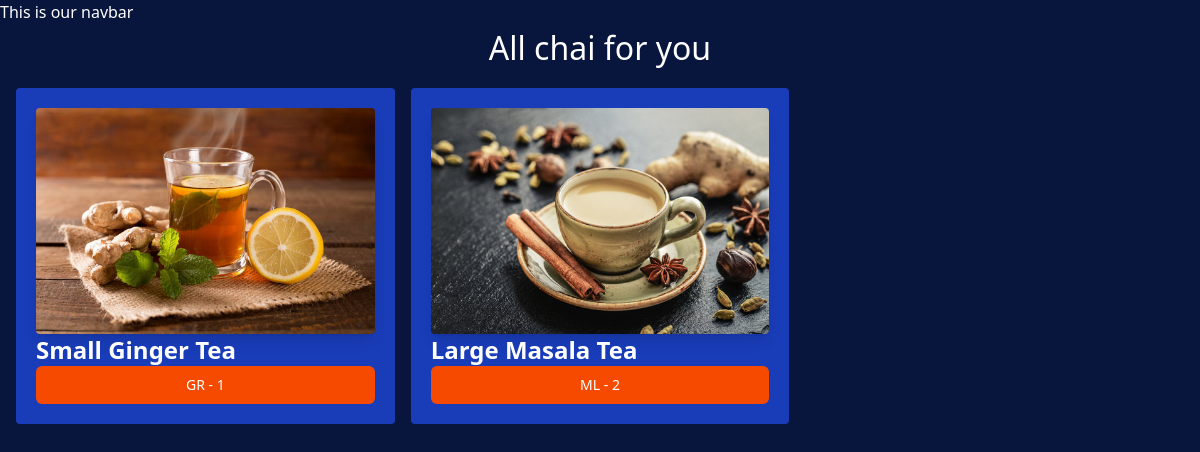
Page /chai/ on the earlier database version.
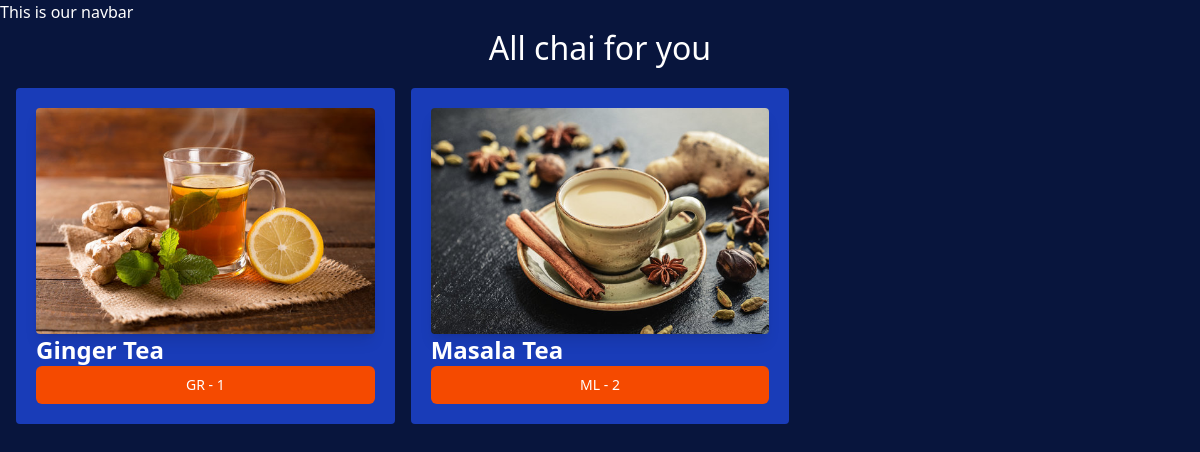
Same page on the later database version.
### chai/models.py (models this page shows, shortened)
class ChaiVariety(models.Model):
    CHAI_TYPE_CHOICE = [
        ('ML', 'MASALA'),
        ('GR', 'GINGER'),
        ('KL', 'KIWI'),
        ('PL', 'PLAIN'),
        ('EL', 'ELACHI'),
    ]
    name = models.CharField(max_length=100)
    image = models.ImageField(upload_to='chais/')
    date_added = models.DateTimeField(default=timezone.now)
    type = models.CharField(max_length=2, choices=CHAI_TYPE_CHOICE)
    description = models.TextField(default='')

### chai/views.py (the view)
# urls.py: path('', views.all_chai, name='all_chai'),
def all_chai(request):
    chais = ChaiVariety.objects.all()
    return render(request, 'chai/all_chai.html', {'chais': chais})

### chai/templates/chai/all_chai.html (shortened to what this page needs)
{% extends "layout.html" %}
{% block content %}
    <h1>All chai for you</h1>
<div class="grid grid-cols-3 gap-4 m-4">
 {% for chai in chais %}
  <div class="bg-blue-800 p-5 rounded">
     <img class="rounded shadow-lg" src="{{ chai.image.url }}" alt="">
    <h3 class="text-2xl font-bold">{{ chai.name }}</h3>
    <a href="{% url 'chai_detail' chai.id %}">
        <button
        type="button"
        class="inline-flex items-center w-[100%] justify-center px-4 py-2
        border border-transparent text-sm font-medium rounded-md
        text-white bg-orange-600 hover:bg-orange-700
        focus:outline-none focus:ring-2 focus:ring-offset-2
        focus:ring-orange-500"
        >
            {{chai.type}} - {{chai.id}}
        </button>
    </a>
  </div>
 {% endfor %}
</div>
{% endblock %}

Differences in the rows shown:
changed ChaiVariety "GR": name "Small Ginger Tea" → "Ginger Tea"
changed ChaiVariety "ML": name "Large Masala Tea" → "Masala Tea"
